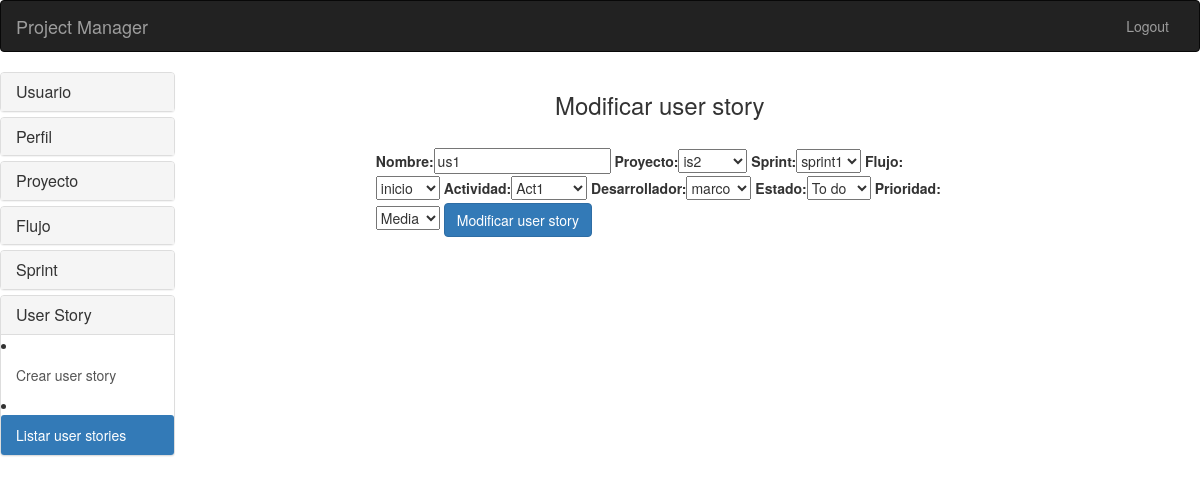
Page /userstory/modificar_userstory/1/ on the committed database.
### apps/userstory/models.py (models this page shows, shortened)
class UserStory(models.Model):
	ESTADOS = (
		('Todo', 'To do'),
		('Doing', 'Doing'),
		('Done', 'Done'),
		)
	PRIORIDADES = (
		('Baja', 'Baja'),
		('Media', 'Media'),
		('Alta', 'Alta'),
		)
	nombre = models.CharField(max_length=200)
	proyecto = models.ForeignKey(Proyecto)
	sprint = models.ForeignKey(Sprint, null=True)
	flujo = models.ForeignKey(Flujo, null=True)
	actividad = models.ForeignKey(Actividad)
	desarrollador = models.ForeignKey(User, null=True)
	estado = models.CharField(max_length=200, choices=ESTADOS)
	prioridad = models.CharField(max_length=200, choices=PRIORIDADES, null=True)

### apps/proyecto/models.py (models this page shows)
class Proyecto(models.Model):
	nombre = models.CharField(max_length=200)
	codigo = models.IntegerField(default=0)
	fecha_inicio = models.DateField(null=True)
	fecha_fin = models.DateField(null=True)
	cliente = models.CharField(max_length=200)
	descripcion = models.TextField(max_length=200)
	def __str__(self):
		return self.nombre

### apps/sprint/models.py (models this page shows)
class Sprint(models.Model):
	ESTADOS = (
		('Activo', 'Activo'),
		('No activo', 'No activo'),
		)
	nombre = models.CharField(max_length=200)
	proyecto = models.ForeignKey(Proyecto)
	fecha_inicio = models.DateField()
	fecha_fin = models.DateField()
	estado = models.CharField(max_length=15, choices=ESTADOS)
	descripcion = models.TextField(max_length=200)
	def __str__(self):
		return self.nombre

### apps/flujo/models.py (models this page shows)
class Flujo(models.Model):
	nombre = models.CharField(max_length=200)
	proyecto = models.ForeignKey(Proyecto, null=True)
	def __str__(self):
		return self.nombre

class Actividad(models.Model):
	nombre = models.CharField(max_length=200)
	flujo = models.ForeignKey(Flujo)
	def __str__(self):
		return self.nombre

### apps/userstory/views.py (the view)
# urls.py: url(r'^modificar_userstory/(?P<userstory_id>\d+)/$', views.modificar_userstory, name='modificar_userstory'),
def modificar_userstory(request, userstory_id):
    userstory = UserStory.objects.get(pk=userstory_id)
    form = UserStoryModelForm(instance=userstory)
    if request.method == 'POST':
        form = UserStoryModelForm(request.POST, instance=userstory)
        if form.is_valid():
            form.save()
            return HttpResponseRedirect(reverse('userstory:listar_userstories'))
    context = {'form':form, 'userstory_id':userstory_id}
    return render(request, 'userstory/modificar_userstory.html', context)

### apps/userstory/forms.py
class UserStoryModelForm(forms.ModelForm):
	class Meta:
		model = UserStory
		fields = '__all__'

### templates/userstory/modificar_userstory.html (shortened to what this page needs)
<!DOCTYPE html>
<html lang="en">
  <head>
    <link href="{{ STATIC_URL }}/bootstrap-3.3.4-dist/css/bootstrap.min.css" rel="stylesheet">
  </head>
  <body>
<nav class="navbar navbar-inverse">
  <div class="container-fluid">
    <div class="navbar-header">
      <a class="navbar-brand" href="{% url 'inicio:menu' %}">Project Manager</a>
    </div>
    <div class="pull-right">
      <ul class="nav navbar-nav">
        <li><a href="{% url 'inicio:salir' %}">Logout</a></li>
      </ul>
    </div>
  </div>
</nav>
 <div class="row">
    <div class="col-sm-2">
  <div class="panel-group" id="accordion" role="tablist" aria-multiselectable="true">
  <div class="panel panel-default">
    <div class="panel-heading" role="tab" id="headingOne">
      <h4 class="panel-title">
        <a data-toggle="collapse" data-parent="#accordion" href="#collapseOne" aria-expanded="true" aria-controls="collapseOne">
          Usuario
        </a>
      </h4>
    </div>
  </div>
  <div class="panel panel-default">
    <div class="panel-heading" role="tab" id="headingTwo">
      <h4 class="panel-title">
        <a class="collapsed" data-toggle="collapse" data-parent="#accordion" href="#collapseTwo" aria-expanded="false" aria-controls="collapseTwo">
          Perfil
        </a>
      </h4>
    </div>
  </div>
  <div class="panel panel-default">
    <div class="panel-heading" role="tab" id="headingThree">
      <h4 class="panel-title">
        <a class="collapsed" data-toggle="collapse" data-parent="#accordion" href="#collapseThree" aria-expanded="false" aria-controls="collapseThree">
          Proyecto
        </a>
      </h4>
    </div>
  </div>
  <div class="panel panel-default">
    <div class="panel-heading" role="tab" id="headingThree">
      <h4 class="panel-title">
        <a class="collapsed" data-toggle="collapse" data-parent="#accordion" href="#cuatro" aria-expanded="false" aria-controls="cuatro">
          Flujo
        </a>
      </h4>
    </div>
  </div>
  <div class="panel panel-default">
    <div class="panel-heading" role="tab" id="headingThree">
      <h4 class="panel-title">
        <a class="collapsed" data-toggle="collapse" data-parent="#accordion" href="#cinco" aria-expanded="false" aria-controls="cinco">
          Sprint
        </a>
      </h4>
    </div>
  </div>
  <div class="panel panel-default">
    <div class="panel-heading" role="tab" id="headingThree">
      <h4 class="panel-title">
        <a class="collapsed" data-toggle="collapse" data-parent="#accordion" href="#seis" aria-expanded="false" aria-controls="seis">
          User Story
        </a>
      </h4>
    </div>
    <div id="seis" class="panel-collapse collapse in" role="tabpanel" aria-labelledby="headingThree">
      <div class="list-group">
        <li><a href="{% url 'userstory:crear_userstory' %}" class="list-group-item">Crear user story</a></li>
        <li><a href="{% url 'userstory:listar_userstories' %}" class="list-group-item active">Listar user stories</a></li>
      </div>
    </div>
  </div>
</div>
</div>
<div class="col-sm-10">
  <div class="row">
    <div class="col-md-2"></div>
    <div class="col-md-7">
       <h3 align="center"> Modificar user story </h3></br>
       <form action="{% url 'userstory:modificar_userstory' userstory_id %}" method="post">
        {% load bootstrap %}
        {{ form|bootstrap }}
        <input class="btn btn-primary" type='submit' value='Modificar user story' />
       </form>
    </div>
    <div class="col-md-3"></div>
  </div>
</div>
  </div>
  </body>
</html>

### rows in the picture
UserStory: nombre "us1", proyecto "is2", sprint "sprint1", flujo "inicio", actividad "Act1", desarrollador "marco", estado "To do", prioridad "Media"
